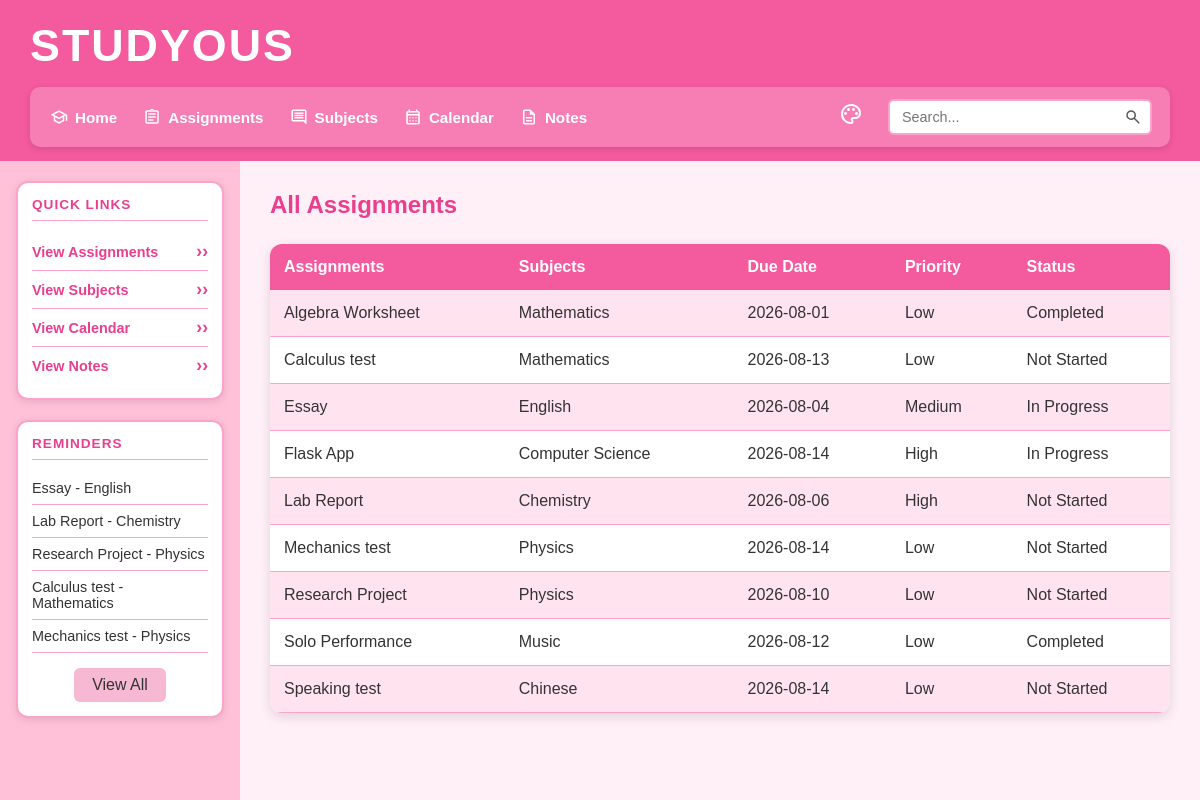
The app's page /assignments with its own data.
### tables this page shows
CREATE TABLE assignments (id INTEGER PRIMARY KEY AUTOINCREMENT, subject_id INTEGER REFERENCES subjects (id) NOT NULL, user_id INTEGER REFERENCES users (id) NOT NULL, assignment_name TEXT NOT NULL, due_date TEXT (19) NOT NULL, priority TEXT NOT NULL CHECK ((priority IN ('Low', 'Medium', 'High'))), status TEXT (25) DEFAULT ('Not Started'), notes TEXT, created_at TEXT (19));

CREATE TABLE subjects (id INTEGER PRIMARY KEY AUTOINCREMENT, subject_name TEXT NOT NULL UNIQUE, teacher_name TEXT NOT NULL, room TEXT, credits INTEGER CHECK ((credits > 0)));

### main.py (the view)
@app.route("/assignments")
def assignments():
    sort = request.args.get("sort", "assignment_name")
    order = request.args.get("order", "asc")
    new_order = "desc" if order == "asc" else "asc"
    assignment_list = get_assignments(sort, order)
    return render_template(
        "assignments.html", assignments=assignment_list, order=new_order
    )

### main.py (called while the page is built)
def create_connection(db_file):
    try:
        connection = sqlite3.connect(db_file)
        return connection
    except Error as e:
        print(e)
    return None

def get_reminders():
    query = """
        SELECT assignments.id,
               assignments.assignment_name,
               subjects.subject_name,
               assignments.due_date,
               assignments.priority,
               assignments.status
        FROM assignments
        JOIN subjects
        ON assignments.subject_id = subjects.id
        WHERE assignments.status != 'Completed'
        ORDER BY assignments.due_date ASC
        LIMIT 5
    """
    con = create_connection(DATABASE)
    cur = con.cursor()
    cur.execute(query)
    rows = cur.fetchall()
    con.close()
    return rows

@app.context_processor
def inject_reminders():
    return {"reminders": get_reminders()}

### templates/assignments.html
{% extends "base.html" %}
{% block main %}
<h2 class="page-title">All Assignments</h2>
<table>
    <tr>
        <th>
            <a href="/assignments?sort=assignment_name&order={{ order }}">
                Assignments
            </a>
        </th>
        <th>
            <a href="/assignments?sort=subject_name&order={{ order }}">
                Subjects
            </a>
        </th>
        <th>
            <a href="/assignments?sort=due_date&order={{ order }}">
                Due Date
            </a>
        </th>
        <th>
            <a href="/assignments?sort=priority&order={{ order }}">
                Priority
            </a>
        </th>
        <th>
            <a href="/assignments?sort=status&order={{ order }}">
                Status
            </a>
        </th>
    </tr>
    {% for row in assignments %}
    <tr>
        <td>{{ row[0] }}</td>
        <td>{{ row[1] }}</td>
        <td>{{ row[2] }}</td>
        <td>{{ row[3] }}</td>
        <td>{{ row[4] }}</td>
    </tr>
    {% else %}
    <tr>
        <td colspan="5">No assignments found.</td>
    </tr>
    {% endfor %}
</table>
{% endblock %}

### templates/base.html (shortened to what this page needs)
<!DOCTYPE html>
<html lang="en">
<head>
    <link type="text/css" rel="stylesheet" href="/static/css/style.css">
</head>
<body class="theme-{{ request.cookies.get('theme', 'pink') }}">
    <header class="top-header">
        <h1 class="site-title">Studyous</h1>
        <div class="header-row">
            <div class="nav-bar">
                <nav class="main-nav">
                    <ul>
                        <li>
                            <a href="/">
                                <img src="/static/images/home.svg"
                                     alt="Home"
                                     class="nav-icon">
                                Home
                            </a>
                        </li>
                        <li>
                            <a href="/assignments">
                                <img src="/static/images/assignments.svg"
                                     alt="Assignments"
                                     class="nav-icon">
                                Assignments
                            </a>
                        </li>
                        <li>
                            <a href="/subjects">
                                <img src="/static/images/subjects.svg"
                                     alt="Subjects"
                                     class="nav-icon">
                                Subjects
                            </a>
                        </li>
                        <li>
                            <a href="/calendar">
                                <img src="/static/images/calendar.svg"
                                     alt="Calendar"
                                     class="nav-icon">
                                Calendar
                            </a>
                        </li>
                        <li>
                            <a href="/notes">
                                <img src="/static/images/notes.svg"
                                     alt="Notes"
                                     class="nav-icon">
                                Notes
                            </a>
                        </li>
                    </ul>
                </nav>
                <div class="theme-menu">
                    <span class="theme-icon">
                    </span>
                </div>
                <form class="search-form" method="POST" action="/search">
                    <div class="search-box">
                        <input type="text"
                               name="search"
                               id="search"
                               placeholder="Search...">
                    </div>
                </form>
            </div>
        </div>
    </header>
    <div class="body-container">
        <aside class="sidebar">
            <section class="sidebar-box">
                <h2>Quick Links</h2>
                <ul class="quick-links">
                    <li>
                        <a href="/assignments">View Assignments</a>
                    </li>
                    <li>
                        <a href="/subjects">View Subjects</a>
                    </li>
                    <li>
                        <a href="/calendar">View Calendar</a>
                    </li>
                    <li>
                        <a href="/notes">View Notes</a>
                    </li>
                </ul>
            </section>
            <section class="sidebar-box">
                <h2>Reminders</h2>
                <ul class="reminders">
                    {% for reminder in reminders %}
                    <li>
                        <a href="/reminders?id={{ reminder[0] }}">
                            {{ reminder[1] }} - {{ reminder[2] }}
                        </a>
                    </li>
                    {% endfor %}
                    <a href="/reminders" class="view-all-button">
                        View All
                    </a>
                </ul>
            </section>
        </aside>
        <main>
            {% block main %}{% endblock %}
        </main>
    </div>
</body>
</html>

### records on screen
assignments: assignment_name "Essay", subject_name "English", due_date "2026-08-04", priority "Medium", status "In Progress"
assignments: assignment_name "Lab Report", subject_name "Chemistry", due_date "2026-08-06", priority "High", status "Not Started"
assignments: assignment_name "Research Project", subject_name "Physics", due_date "2026-08-10", priority "Low", status "Not Started"
assignments: assignment_name "Calculus test", subject_name "Mathematics", due_date "2026-08-13", priority "Low", status "Not Started"
assignments: assignment_name "Mechanics test", subject_name "Physics", due_date "2026-08-14", priority "Low", status "Not Started"
assignments: assignment_name "Algebra Worksheet", subject_name "Mathematics", due_date "2026-08-01", priority "Low", status "Completed"
assignments: assignment_name "Flask App", subject_name "Computer Science", due_date "2026-08-14", priority "High", status "In Progress"
assignments: assignment_name "Solo Performance", subject_name "Music", due_date "2026-08-12", priority "Low", status "Completed"
assignments: assignment_name "Speaking test", subject_name "Chinese", due_date "2026-08-14", priority "Low", status "Not Started"
